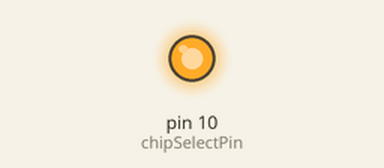
This sketch was run on a simulated Arduino Uno, built with avr-gcc and run on an emulated ATmega328P. On the bench: output pins drawn as LEDs (lit = HIGH). What the sketch prints to the serial monitor is not drawn.

Above: at 0.1 s.
Timing chart, 0 to 1.6 s (numbered marks = the images above):
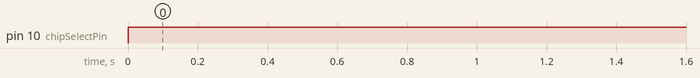

Measured:
- by itself, pin 10 (chipSelectPin): LOW → HIGH at 0.00 s

The sketch:

SPIGrundtest.ino
```cpp
/**
 * @file SPIGrundtest.ino
 * @brief Basic SPI communication test for the Arduino Uno.
 *
 * The Arduino Uno uses D10 as CS/SS, D11 as MOSI,
 * D12 as MISO and D13 as SCK.
 */

#include <SPI.h>

const int chipSelectPin = 10; ///< Digital output pin used as chip select.

/**
 * @brief Initializes SPI and configures the chip select pin.
 */
void setup()
{
  pinMode(chipSelectPin, OUTPUT);
  digitalWrite(chipSelectPin, HIGH);

  SPI.begin();

  Serial.begin(115200);
  Serial.println("SPI Grundtest gestartet");
}

/**
 * @brief Sends one byte over SPI repeatedly.
 */
void loop()
{
  byte sendData = 0x55;

  digitalWrite(chipSelectPin, LOW);
  byte receivedData = SPI.transfer(sendData);
  digitalWrite(chipSelectPin, HIGH);

  Serial.print("Gesendet: ");
  Serial.print(sendData, HEX);
  Serial.print(" Empfangen: ");
  Serial.println(receivedData, HEX);

  delay(1000);
}
```
